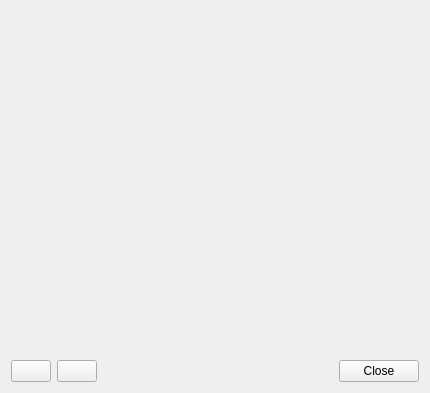
<?xml version="1.0" encoding="UTF-8"?>
<ui version="4.0">
 <class>Player</class>
 <widget class="QWidget" name="Player">
  <property name="geometry">
   <rect>
    <x>0</x>
    <y>0</y>
    <width>430</width>
    <height>393</height>
   </rect>
  </property>
  <property name="windowTitle">
   <string>Form</string>
  </property>
  <layout class="QGridLayout">
   <item row="0" column="0">
    <layout class="QVBoxLayout">
     <item>
      <widget class="vidlab" name="label">
       <property name="sizePolicy">
        <sizepolicy hsizetype="Expanding" vsizetype="Expanding">
         <horstretch>0</horstretch>
         <verstretch>0</verstretch>
        </sizepolicy>
       </property>
       <property name="text">
        <string/>
       </property>
       <property name="pixmap">
        <pixmap resource="icons.qrc">:/new/prefix1/greenguy.png</pixmap>
       </property>
       <property name="scaledContents">
        <bool>false</bool>
       </property>
       <property name="alignment">
        <set>Qt::AlignCenter</set>
       </property>
      </widget>
     </item>
     <item>
      <layout class="QHBoxLayout">
       <item>
        <widget class="QPushButton" name="play_button">
         <property name="text">
          <string/>
         </property>
         <property name="icon">
          <iconset resource="icons.qrc">
           <normaloff>:/new/prefix1/noatunplay.png</normaloff>:/new/prefix1/noatunplay.png</iconset>
         </property>
        </widget>
       </item>
       <item>
        <widget class="QPushButton" name="stop_button">
         <property name="text">
          <string/>
         </property>
         <property name="icon">
          <iconset resource="icons.qrc">
           <normaloff>:/new/prefix1/player_stop.png</normaloff>:/new/prefix1/player_stop.png</iconset>
         </property>
        </widget>
       </item>
       <item>
        <spacer name="horizontalSpacer">
         <property name="orientation">
          <enum>Qt::Horizontal</enum>
         </property>
         <property name="sizeHint" stdset="0">
          <size>
           <width>40</width>
           <height>20</height>
          </size>
         </property>
        </spacer>
       </item>
       <item>
        <widget class="QPushButton" name="close_button">
         <property name="text">
          <string>Close</string>
         </property>
        </widget>
       </item>
      </layout>
     </item>
    </layout>
   </item>
  </layout>
 </widget>
 <customwidgets>
  <customwidget>
   <class>vidlab</class>
   <extends>QLabel</extends>
   <header>vidlab.h</header>
  </customwidget>
 </customwidgets>
 <resources>
  <include location="icons.qrc"/>
 </resources>
 <connections/>
</ui>
